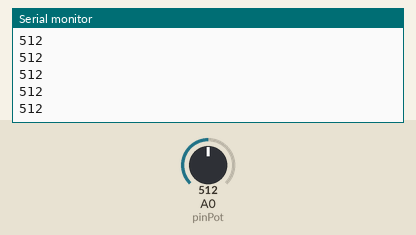
Bench run of a sketch on a simulated Arduino Uno, built with avr-gcc and run on an emulated ATmega328P. Shown: the last lines printed to the serial monitor. The test bench sets the inputs (shaded band); at power-on: A0 (pinPot) = 512.

Above: at 1.2 s.
1.3 s: A0 (pinPot) set to 716
At 2.0 s:
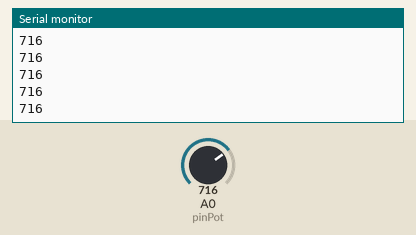
2.8 s: A0 (pinPot) set to 900
At 3.6 s:
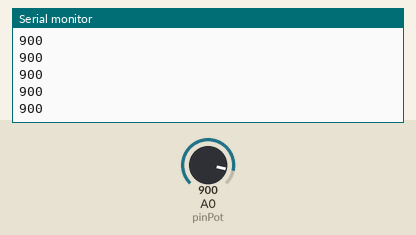
Timing chart, 0 to 5.8 s (numbered marks = the images above; inputs shaded):
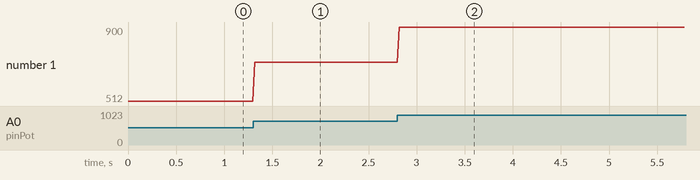

Measured:
- after the input at 1.3 s, the serial monitor: prints a new line at once (image 1)
- after the input at 2.8 s, the serial monitor: prints a new line at once (image 2)
- plotted number 1: 512 → 716 after the input at 1.3 s, 716 → 900 after the input at 2.8 s

The sketch:

ControlPotenciometro.ino
```cpp
int pinPot = A0;
int valor = 0;

void setup()
{
  Serial.begin(9600);
}

void loop()
{
  valor = analogRead(pinPot);

  Serial.println(valor);
  delay(20);
}
```
